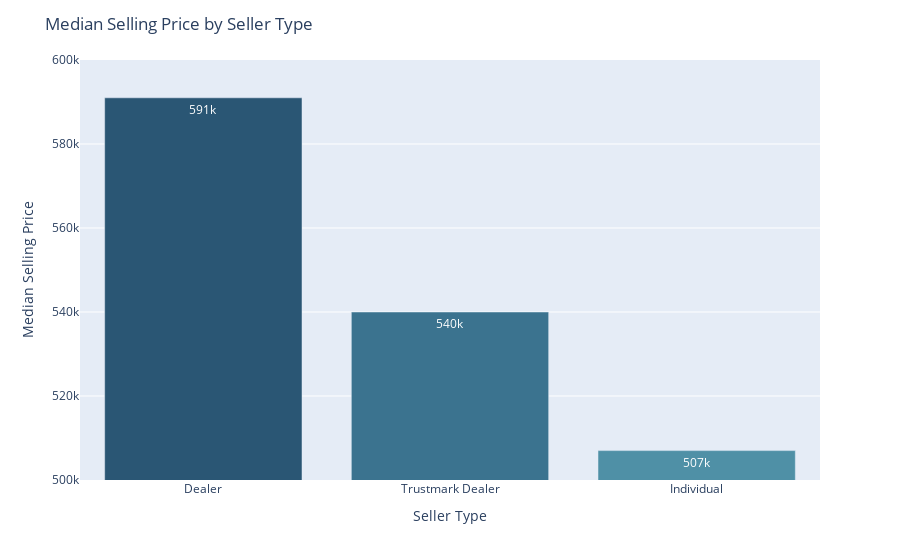

Notebook code cell kept with this figure:
### Code cell
median_selling_price_by_seller_type = data.groupby("seller_type")["selling_price"].median().reset_index().sort_values(by = "selling_price", ascending = False)

fig = px.bar(
    data_frame = median_selling_price_by_seller_type,
    x = "seller_type",
    y = "selling_price",
    color = "seller_type",
    color_discrete_sequence = COLOR_SCHEME,
    text_auto = True
)
fig.update_layout(
    title = "Median Selling Price by Seller Type",
    xaxis = dict(
        title = "Seller Type"
    ),
    yaxis = dict(
        title = "Median Selling Price",
        range = [500000, 600000]
    ),
    showlegend = False
)
fig.update_traces(
    hovertemplate = "<b>Seller Type</b> : %{x}<br>" + "<b>Median Selling Price</b> : %{y}<br>"
)
fig.show()

### Figure 1 — Plotly figure (JSON) as saved in the notebook; plotly's stock layout.template omitted (floating-point values rounded to 4 significant figures)
{"data": [{"hovertemplate": "<b>Seller Type</b> : %{x}<br><b>Median Selling Price</b> : %{y}<br>", "legendgroup": "Dealer", "marker": {"color": "rgb(42, 86, 116)", "pattern": {"shape": ""}}, "name": "Dealer", "orientation": "v", "showlegend": true, "textposition": "auto", "texttemplate": "%{y}", "type": "bar", "x": ["Dealer"], "xaxis": "x", "y": [591000.0], "yaxis": "y"}, {"hovertemplate": "<b>Seller Type</b> : %{x}<br><b>Median Selling Price</b> : %{y}<br>", "legendgroup": "Trustmark Dealer", "marker": {"color": "rgb(59, 115, 143)", "pattern": {"shape": ""}}, "name": "Trustmark Dealer", "orientation": "v", "showlegend": true, "textposition": "auto", "texttemplate": "%{y}", "type": "bar", "x": ["Trustmark Dealer"], "xaxis": "x", "y": [540000.0], "yaxis": "y"}, {"hovertemplate": "<b>Seller Type</b> : %{x}<br><b>Median Selling Price</b> : %{y}<br>", "legendgroup": "Individual", "marker": {"color": "rgb(79, 144, 166)", "pattern": {"shape": ""}}, "name": "Individual", "orientation": "v", "showlegend": true, "textposition": "auto", "texttemplate": "%{y}", "type": "bar", "x": ["Individual"], "xaxis": "x", "y": [507000.0], "yaxis": "y"}], "layout": {"barmode": "relative", "legend": {"title": {"text": "seller_type"}, "tracegroupgap": 0}, "margin": {"t": 60}, "showlegend": false, "title": {"text": "Median Selling Price by Seller Type"}, "xaxis": {"anchor": "y", "categoryarray": ["Dealer", "Trustmark Dealer", "Individual"], "categoryorder": "array", "domain": [0, 1], "title": {"text": "Seller Type"}}, "yaxis": {"anchor": "x", "domain": [0, 1], "range": [500000, 600000], "title": {"text": "Median Selling Price"}}}}
